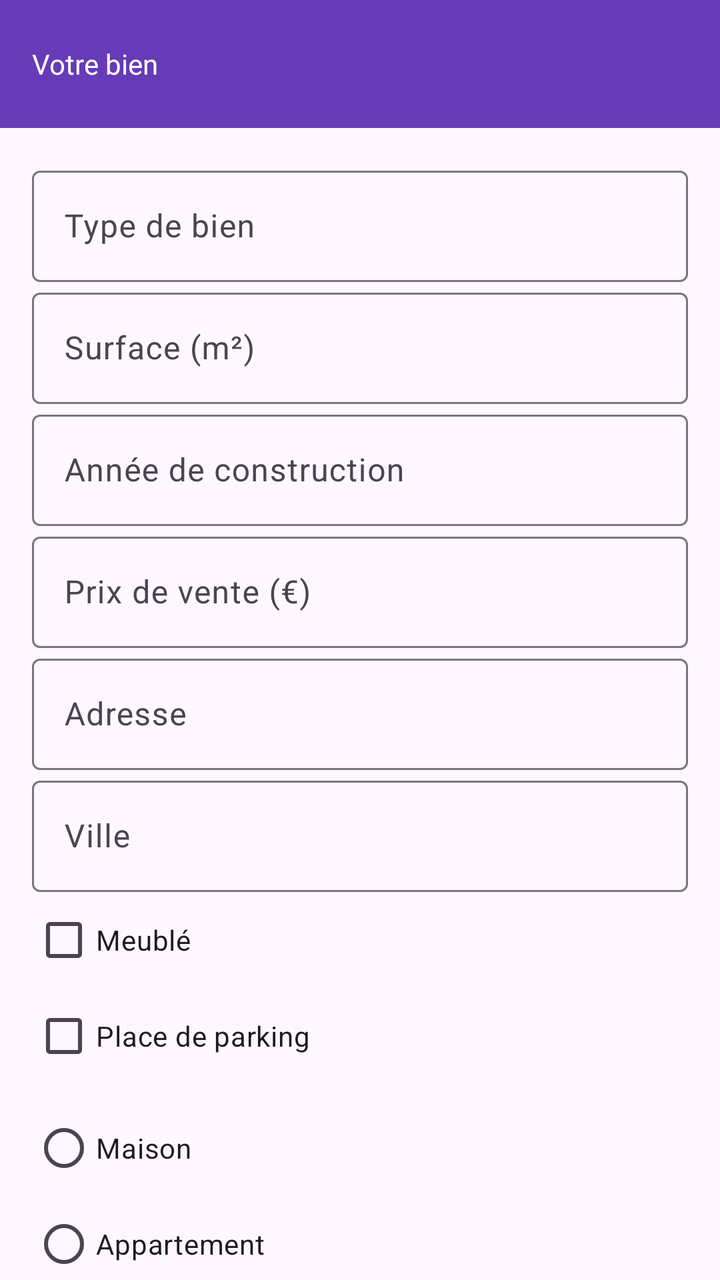
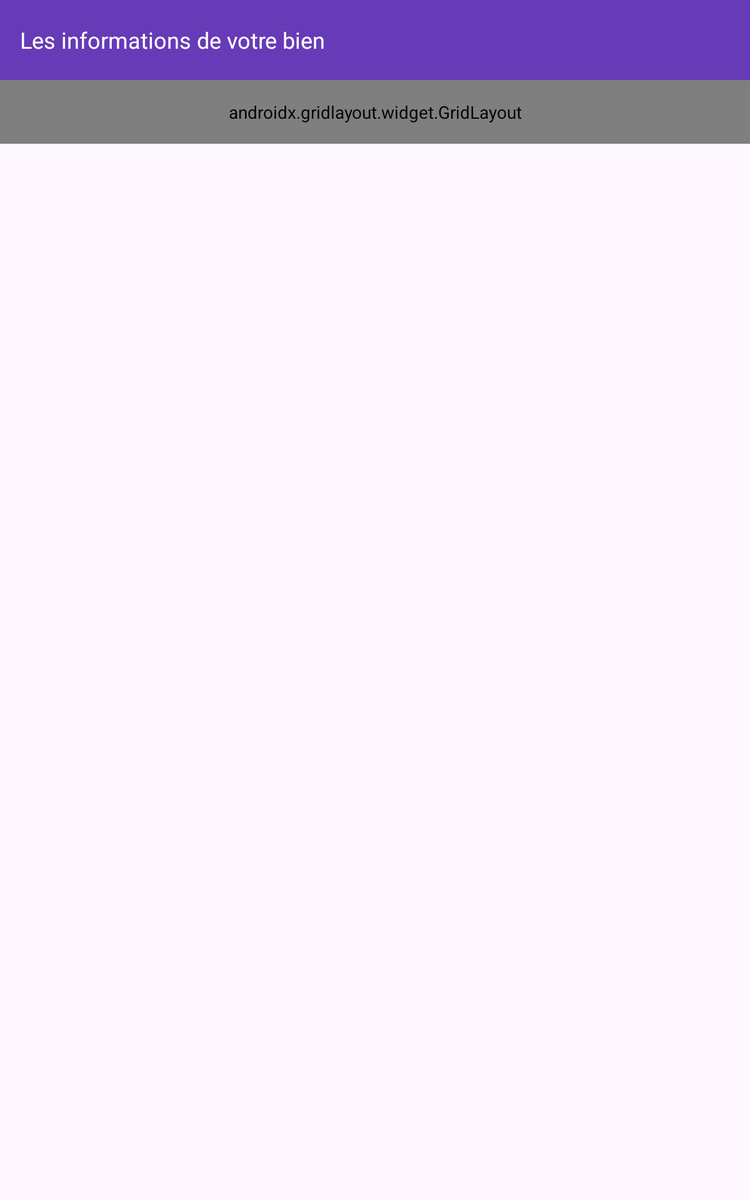

One screen, two layout resources from the same app: the default and the repository's alternative for another configuration. Each is rendered where Android would select it; the XML of both is given below.
<!-- AndroidManifest.xml: application theme Theme.Calculator -->
<!-- res/layout/activity_rich_form.xml -->
<androidx.coordinatorlayout.widget.CoordinatorLayout
    xmlns:android="http://schemas.android.com/apk/res/android"
    xmlns:app="http://schemas.android.com/apk/res-auto"
    android:layout_width="match_parent"
    android:layout_height="match_parent">

    
    <com.google.android.material.appbar.MaterialToolbar
        android:layout_width="match_parent"
        android:layout_height="?attr/actionBarSize"
        android:background="@color/purple"
        app:title="@string/property_title"
        app:titleTextAppearance="@style/ToolbarTitleStyle" />

    
    <androidx.core.widget.NestedScrollView
        android:layout_width="match_parent"
        android:layout_height="match_parent"
        android:layout_marginTop="?attr/actionBarSize">

        <LinearLayout
            android:layout_width="match_parent"
            android:layout_height="wrap_content"
            android:orientation="vertical"
            android:padding="16dp"
            android:dividerPadding="8dp">

            
            <com.google.android.material.textfield.TextInputLayout
                android:layout_width="match_parent"
                android:layout_height="wrap_content"
                android:hint="@string/property_type">
                <com.google.android.material.textfield.TextInputEditText
                    android:layout_width="match_parent"
                    android:layout_height="wrap_content" />
            </com.google.android.material.textfield.TextInputLayout>

            
            <com.google.android.material.textfield.TextInputLayout
                android:layout_width="match_parent"
                android:layout_height="wrap_content"
                android:hint="@string/surface">
                <com.google.android.material.textfield.TextInputEditText
                    android:layout_width="match_parent"
                    android:layout_height="wrap_content"
                    android:inputType="numberDecimal" />
            </com.google.android.material.textfield.TextInputLayout>

            
            <com.google.android.material.textfield.TextInputLayout
                android:layout_width="match_parent"
                android:layout_height="wrap_content"
                android:hint="@string/construction_year">
                <com.google.android.material.textfield.TextInputEditText
                    android:layout_width="match_parent"
                    android:layout_height="wrap_content"
                    android:inputType="number" />
            </com.google.android.material.textfield.TextInputLayout>

            
            <com.google.android.material.textfield.TextInputLayout
                android:layout_width="match_parent"
                android:layout_height="wrap_content"
                android:hint="@string/price">
                <com.google.android.material.textfield.TextInputEditText
                    android:layout_width="match_parent"
                    android:layout_height="wrap_content"
                    android:inputType="numberDecimal" />
            </com.google.android.material.textfield.TextInputLayout>

            
            <com.google.android.material.textfield.TextInputLayout
                android:layout_width="match_parent"
                android:layout_height="wrap_content"
                android:hint="@string/address">
                <com.google.android.material.textfield.TextInputEditText
                    android:layout_width="match_parent"
                    android:layout_height="wrap_content"
                    android:inputType="textMultiLine" />
            </com.google.android.material.textfield.TextInputLayout>

            
            <com.google.android.material.textfield.TextInputLayout
                android:layout_width="match_parent"
                android:layout_height="wrap_content"
                android:hint="@string/city">
                <com.google.android.material.textfield.TextInputEditText
                    android:layout_width="match_parent"
                    android:layout_height="wrap_content" />
            </com.google.android.material.textfield.TextInputLayout>

            
            <com.google.android.material.checkbox.MaterialCheckBox
                android:layout_width="match_parent"
                android:layout_height="wrap_content"
                android:text="@string/furnished" />

            
            <com.google.android.material.checkbox.MaterialCheckBox
                android:layout_width="match_parent"
                android:layout_height="wrap_content"
                android:text="@string/parking" />

            
            <RadioGroup
                android:layout_width="match_parent"
                android:layout_height="wrap_content"
                android:layout_marginTop="8dp">

                <com.google.android.material.radiobutton.MaterialRadioButton
                    android:layout_width="wrap_content"
                    android:layout_height="wrap_content"
                    android:text="@string/house" />
                <com.google.android.material.radiobutton.MaterialRadioButton
                    android:layout_width="wrap_content"
                    android:layout_height="wrap_content"
                    android:text="@string/apartment" />
            </RadioGroup>

        </LinearLayout>
    </androidx.core.widget.NestedScrollView>
</androidx.coordinatorlayout.widget.CoordinatorLayout>
<!-- resources referenced by this layout -->
<resources>
  <color name="purple">#673AB7</color>
  <string name="address">Adresse</string>
  <string name="apartment">Appartement</string>
  <string name="city">Ville</string>
  <string name="construction_year">Année de construction</string>
  <string name="furnished">Meublé</string>
  <string name="house">Maison</string>
  <string name="parking">Place de parking</string>
  <string name="price">Prix de vente (€)</string>
  <string name="property_title">Votre bien</string>
  <string name="property_type">Type de bien</string>
  <string name="surface">Surface (m²)</string>
  <style name="ToolbarTitleStyle">
          <item name="android:textSize">14sp</item>
          <item name="android:textColor">@color/white</item>
      </style>
  <style name="Theme.Calculator" parent="Base.Theme.Calculator" />
  <color name="white">#FFFFFFFF</color>
  <style name="Base.Theme.Calculator" parent="Theme.Material3.DayNight.NoActionBar">
          <item name="colorControlNormal">@color/white</item>
      </style>
</resources>
<!-- res/layout-sw600dp/activity_rich_form.xml (the repository's variant of the layout above) -->
<!-- drawn on a 7-inch tablet held upright -->
<androidx.coordinatorlayout.widget.CoordinatorLayout
    xmlns:android="http://schemas.android.com/apk/res/android"
    xmlns:app="http://schemas.android.com/apk/res-auto"
    android:layout_width="match_parent"
    android:layout_height="match_parent">

    
    <com.google.android.material.appbar.MaterialToolbar
        android:id="@+id/toolbar"
        android:layout_width="match_parent"
        android:layout_height="?attr/actionBarSize"
        android:background="@color/purple"
        app:title="@string/property_title"
        app:titleTextAppearance="@style/ToolbarTitleStyle" />

    
    <androidx.core.widget.NestedScrollView
        android:layout_width="match_parent"
        android:layout_height="match_parent"
        android:layout_marginTop="?attr/actionBarSize">

        <androidx.gridlayout.widget.GridLayout
            android:layout_width="match_parent"
            android:layout_height="wrap_content"
            android:padding="16dp"
            app:columnCount="3">

            
            <com.google.android.material.textfield.TextInputLayout
                android:layout_width="0dp"
                android:layout_height="wrap_content"
                android:hint="@string/property_type"
                android:layout_marginEnd="8dp"
                app:layout_columnWeight="1">
                <com.google.android.material.textfield.TextInputEditText
                    android:layout_width="match_parent"
                    android:layout_height="wrap_content" />
            </com.google.android.material.textfield.TextInputLayout>

            
            <com.google.android.material.textfield.TextInputLayout
                android:layout_width="0dp"
                android:layout_height="wrap_content"
                android:hint="@string/surface"
                android:layout_marginEnd="8dp"
                app:layout_columnWeight="1">
                <com.google.android.material.textfield.TextInputEditText
                    android:layout_width="match_parent"
                    android:layout_height="wrap_content"
                    android:inputType="numberDecimal" />
            </com.google.android.material.textfield.TextInputLayout>

            
            <com.google.android.material.textfield.TextInputLayout
                android:layout_width="0dp"
                android:layout_height="wrap_content"
                android:hint="@string/construction_year"
                app:layout_columnWeight="1">
                <com.google.android.material.textfield.TextInputEditText
                    android:layout_width="match_parent"
                    android:layout_height="wrap_content"
                    android:inputType="number" />
            </com.google.android.material.textfield.TextInputLayout>

            
            <com.google.android.material.textfield.TextInputLayout
                android:layout_width="0dp"
                android:layout_height="wrap_content"
                android:hint="@string/price"
                android:layout_marginEnd="8dp"
                app:layout_columnWeight="1">
                <com.google.android.material.textfield.TextInputEditText
                    android:layout_width="match_parent"
                    android:layout_height="wrap_content"
                    android:inputType="numberDecimal" />
            </com.google.android.material.textfield.TextInputLayout>

            
            <com.google.android.material.textfield.TextInputLayout
                android:layout_width="0dp"
                android:layout_height="wrap_content"
                android:hint="@string/address"
                android:layout_marginEnd="8dp"
                app:layout_columnWeight="1">
                <com.google.android.material.textfield.TextInputEditText
                    android:layout_width="match_parent"
                    android:layout_height="wrap_content"
                    android:inputType="textMultiLine" />
            </com.google.android.material.textfield.TextInputLayout>

            
            <com.google.android.material.textfield.TextInputLayout
                android:layout_width="0dp"
                android:layout_height="wrap_content"
                android:hint="@string/city"
                app:layout_columnWeight="1">
                <com.google.android.material.textfield.TextInputEditText
                    android:layout_width="match_parent"
                    android:layout_height="wrap_content" />
            </com.google.android.material.textfield.TextInputLayout>

            
            <CheckBox
                android:layout_width="0dp"
                android:layout_height="wrap_content"
                android:text="@string/furnished"
                app:layout_columnWeight="1" />

            
            <CheckBox
                android:layout_width="0dp"
                android:layout_height="wrap_content"
                android:text="@string/parking"
                app:layout_columnWeight="1" />

            
            <RadioGroup
                android:layout_width="0dp"
                android:layout_height="wrap_content"
                app:layout_columnWeight="1">

                <RadioButton
                    android:layout_width="wrap_content"
                    android:layout_height="wrap_content"
                    android:text="@string/house" />
                <RadioButton
                    android:layout_width="wrap_content"
                    android:layout_height="wrap_content"
                    android:text="@string/apartment" />
            </RadioGroup>

        </androidx.gridlayout.widget.GridLayout>
    </androidx.core.widget.NestedScrollView>
</androidx.coordinatorlayout.widget.CoordinatorLayout>
<!-- resources referenced by the variant -->
<!-- as a 7-inch tablet held upright resolves them -->
<resources>
  <color name="purple">#673AB7</color>
  <string name="address">Adresse</string>
  <string name="apartment">Appartement</string>
  <string name="city">Ville</string>
  <string name="construction_year">Année de construction</string>
  <string name="furnished">Meublé</string>
  <string name="house">Maison</string>
  <string name="parking">Place de parking</string>
  <string name="price">Prix de vente (€)</string>
  <!-- from res/values-sw600dp/ -->
  <string name="property_title">Les informations de votre bien</string>
  <string name="property_type">Type de bien</string>
  <string name="surface">Surface (m²)</string>
  <!-- from res/values-sw600dp/ -->
  <style name="ToolbarTitleStyle">
          <item name="android:textSize">18sp</item>
          <item name="android:textColor">@color/white</item>
      </style>
  <style name="Theme.Calculator" parent="Base.Theme.Calculator" />
  <color name="white">#FFFFFFFF</color>
  <style name="Base.Theme.Calculator" parent="Theme.Material3.DayNight.NoActionBar">
          <item name="colorControlNormal">@color/white</item>
      </style>
</resources>
